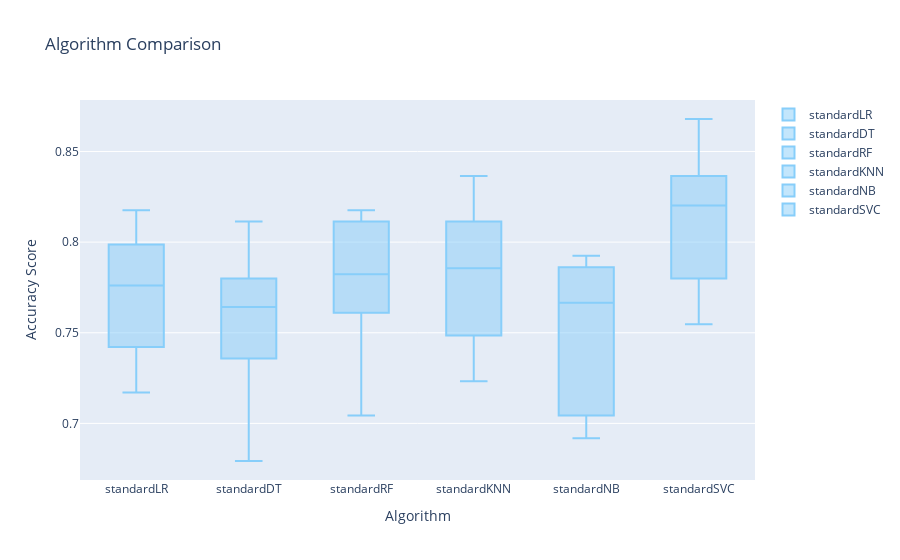

Source (notebook cell):
### Markdown cell above
- StandardScaler scales the data by subtracting the mean and dividing by the standard deviation. This method transforms the data to have a mean of zero and a standard deviation of one.

### Code cell
models = GetScaledModel('standard')
names,results = BasedLine(X_train, y_train,models)
PlotBoxR().PlotResult(names,results)
scaledScoreStandard = ScoreDataFrame(names,results)
compareModels = pd.concat([basedLineScore,
                           scaledScoreStandard], axis=1)
compareModels

### Figure 1 — Plotly figure (JSON) as saved in the notebook; plotly's stock layout.template omitted (floating-point values rounded to 4 significant figures)
{"data": [{"marker": {"color": "rgb(135, 206, 250)"}, "name": "standardLR", "y": [0.7987, 0.7673, 0.7358, 0.717, 0.8176, 0.7421, 0.7421, 0.8113, 0.7987, 0.7848], "type": "box"}, {"marker": {"color": "rgb(135, 206, 250)"}, "name": "standardDT", "y": [0.8113, 0.7799, 0.7296, 0.7547, 0.7358, 0.7987, 0.6792, 0.7484, 0.7736, 0.7785], "type": "box"}, {"marker": {"color": "rgb(135, 206, 250)"}, "name": "standardRF", "y": [0.8176, 0.8176, 0.7673, 0.7296, 0.761, 0.7862, 0.7044, 0.7799, 0.8113, 0.7848], "type": "box"}, {"marker": {"color": "rgb(135, 206, 250)"}, "name": "standardKNN", "y": [0.8365, 0.8365, 0.7484, 0.7233, 0.805, 0.7673, 0.7358, 0.8113, 0.7736, 0.7975], "type": "box"}, {"marker": {"color": "rgb(135, 206, 250)"}, "name": "standardNB", "y": [0.7925, 0.761, 0.7044, 0.6981, 0.7925, 0.7044, 0.6918, 0.7799, 0.7862, 0.7722], "type": "box"}, {"marker": {"color": "rgb(135, 206, 250)"}, "name": "standardSVC", "y": [0.8428, 0.8239, 0.7799, 0.7547, 0.8679, 0.7799, 0.7673, 0.8365, 0.8365, 0.8165], "type": "box"}], "layout": {"title": {"text": "Algorithm Comparison"}, "xaxis": {"title": {"text": "Algorithm"}, "type": "category", "range": [-0.5, 5.5], "autorange": true}, "yaxis": {"title": {"text": "Accuracy Score"}, "type": "linear", "range": [0.6688, 0.8784], "autorange": true}, "autosize": true}}
